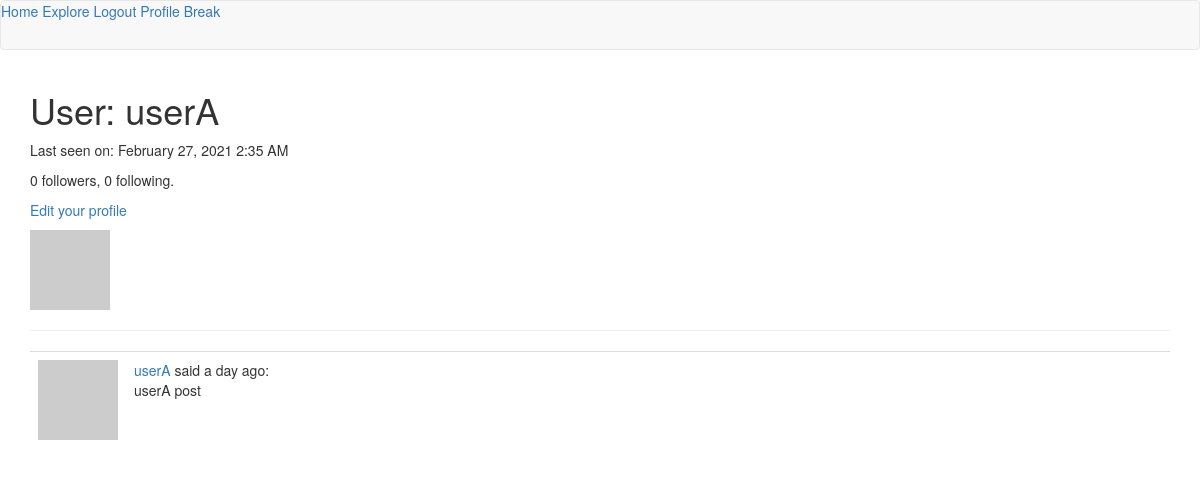
The app's page /user/userA (signed in), older data.
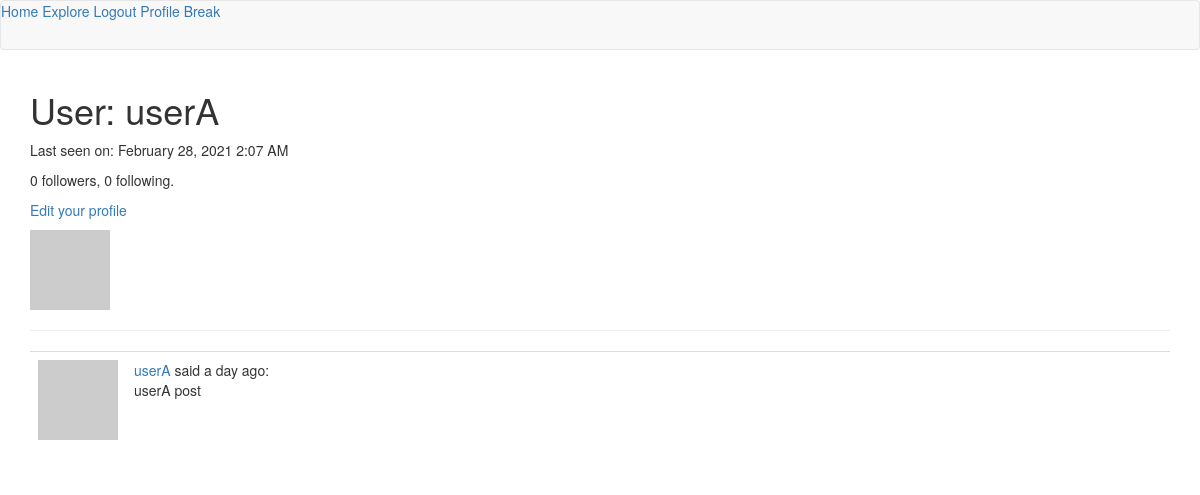
The same page, newer data.
### app/models.py (models this page shows, shortened)
class User(UserMixin, db.Model):
    id = db.Column(db.Integer, primary_key=True)
    username = db.Column(db.String(64), index=True, unique=True)
    email = db.Column(db.String(120), index=True, unique=True)
    password_hash = db.Column(db.String(128))
    posts = db.relationship('Post', backref='author', lazy='dynamic')
    about_me = db.Column(db.String(140))
    last_seen = db.Column(db.DateTime, default=datetime.utcnow)
    '''
    implementing followers
    the following relationship implements this idea:
    A follows B. A is the left User. B is the right User.
    If we query A, we get the list of users followed by A.

    Below,
    • 'User' is the user followed by A.
    • secondary is the aux. table above this class.
    • primary join is the condition that links A to B.
        - the follower id matches self.id (first var. in this class above)
    • secondaryjoin links B to A. B is the followed user, so they have the
      same id.
    • backref

    '''
    followed = db.relationship(
        'User', secondary=followers,
        primaryjoin=(followers.c.follower_id == id),
        secondaryjoin=(followers.c.followed_id == id),
        backref=db.backref('followers', lazy='dynamic'), lazy='dynamic')
    def avatar(self, size):
        return 'https://www.gravatar.com/avatar/%s?d=identicon&s=%d' % (md5(self.email.encode('utf-8')).hexdigest(), size)
    '''
    Implement following and unfollowing other users.
    '''

### app/routes.py (the view)
@app.route('/user/<username>')
@login_required
def user(username):
	user = User.query.filter_by(username=username).first_or_404()
	page = request.args.get('page', 1, type=int) #query string, default, type
	posts = user.posts.order_by(Post.timestamp.desc()).paginate(
		page, app.config['POSTS_PER_PAGE'], False)
	next_url = url_for('user', username=user.username, page=posts.next_num) \
		if posts.has_next else None
	prev_url = url_for('user', username=user.username, page=posts.prev_num) \
	if posts.has_prev else None
	'''
	note, above we use url_for to pass extra arguments.
	username specifies the user whose profile page we're targetting.
	the page argument is used in this function to determine which of
	this user's posts should be displayed (pagination).

	below, if we're viewing someone else's profile, form serves as the
	follow/unfollow button.
	'''
	form = EmptyForm()
	return render_template('user.html',user=user,posts=posts.items,form=form)

### app/models.py (called while the page is built)
@login.user_loader
def load_user(id):
    return User.query.get(int(id))

### app/routes.py (called while the page is built)
@app.before_request
def before_request():
	if current_user.is_authenticated:
		current_user.last_seen = datetime.utcnow()
		db.session.commit()

### app/templates/user.html (shortened to what this page needs)
{% extends "base.html" %}
{% block app_content %}
    <table>
        <tr valign="top">
            <td><img src="{{ user.avatar(128) }}"></td>
            <h1>User: {{ user.username }}</h1>
            {% if user.last_seen %}
              <p>Last seen on: {{ moment(user.last_seen).format('LLL') }}</p>
            {% endif %}
              <p>{{ user.followers.count() }} followers, {{ user.followed.count() }} following.</p>
            {% if user == current_user %}
            <p><a href="{{ url_for('edit_profile') }}">Edit your profile</a></p>
            {% endif %}
        </tr>
    </table>
    <hr>
    {% for post in posts %}
        {% include '_post.html' %}
    {% endfor %}
{% endblock %}

Row changes from the older to the newer data that the page shows:
changed User "userA": last_seen "February 27, 2021 2:35 AM" → "February 28, 2021 2:07 AM"
